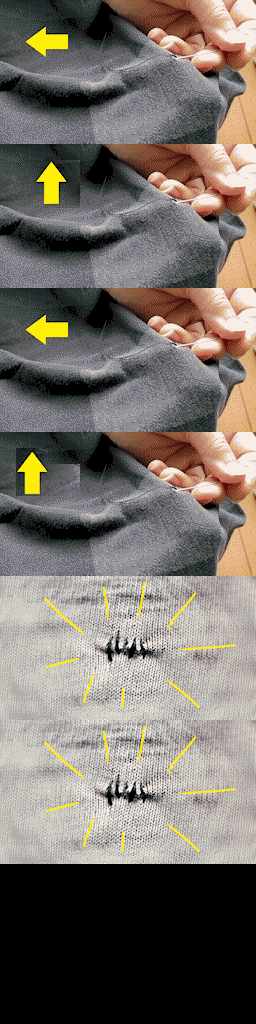

Below is a game level as drawn by its tile map, then a one-line description and the .tmx that defines it (tile-layer data replaced by summaries):
An orthogonal 16x64 tile map with 16x16 px tiles, 4 tile layers (map, map_md, objects, foreground), 3 tilesets.

<map version="1.9" tiledversion="1.9.2" orientation="orthogonal" renderorder="right-down" width="16" height="64" tilewidth="16" tileheight="16" hexsidelength="0" infinite="0" nextlayerid="7" nextobjectid="1" compressionlevel="0">
  <properties>
    <property name="override_palette" type="file" value="lvl_sew.tileset.png" />
  </properties>
  <tileset firstgid="1" source="..\Actors.tsx" />
  <tileset firstgid="257" source="..\Blocks.tsx" />
  <tileset firstgid="513" source="lvl_sew.tileset.tsx" />
  <layer id="1" name="map" width="16" height="64">
    <data>[1024 cells, 864 non-empty, 857 distinct tile ids]</data>
    <properties>
      <property name="amiga_ocs" type="bool" value="true" />
      <property name="foreground" type="bool" value="false" />
      <property name="megadrive" type="bool" value="true" />
    </properties>
  </layer>
  <layer id="6" name="map_md" width="16" height="64">
    <data>[1024 cells, 837 non-empty, 288 distinct tile ids]</data>
    <properties>
      <property name="amiga_ocs" type="bool" value="false" />
      <property name="foreground" type="bool" value="false" />
      <property name="megadrive" type="bool" value="true" />
    </properties>
  </layer>
  <layer id="2" name="objects" width="16" height="64">
    <data>[1024 cells, 0 non-empty, 0 distinct tile ids]</data>
    <properties>
      <property name="amiga_ocs" type="bool" value="true" />
      <property name="foreground" type="bool" value="false" />
      <property name="megadrive" type="bool" value="true" />
    </properties>
  </layer>
  <layer id="3" name="foreground" width="16" height="64">
    <data>[1024 cells, 0 non-empty, 0 distinct tile ids]</data>
    <properties>
      <property name="amiga_ocs" type="bool" value="true" />
      <property name="foreground" type="bool" value="true" />
      <property name="megadrive" type="bool" value="true" />
    </properties>
  </layer>
  <objectgroup id="5" name="events" />
</map>
